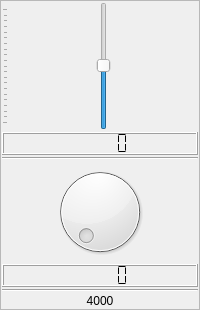
                     <widget class="QFrame" name="verticalFrame_24">
                      <property name="frameShape">
                       <enum>QFrame::StyledPanel</enum>
                      </property>
                      <layout class="QVBoxLayout" name="verticalLayout_26">
                       <property name="spacing">
                        <number>2</number>
                       </property>
                       <property name="leftMargin">
                        <number>1</number>
                       </property>
                       <property name="topMargin">
                        <number>1</number>
                       </property>
                       <property name="rightMargin">
                        <number>1</number>
                       </property>
                       <property name="bottomMargin">
                        <number>1</number>
                       </property>
                       <item>
                        <widget class="QSlider" name="eq_sld_21">
                         <property name="sizePolicy">
                          <sizepolicy hsizetype="Preferred" vsizetype="Expanding">
                           <horstretch>0</horstretch>
                           <verstretch>0</verstretch>
                          </sizepolicy>
                         </property>
                         <property name="minimumSize">
                          <size>
                           <width>0</width>
                           <height>128</height>
                          </size>
                         </property>
                         <property name="minimum">
                          <number>-300</number>
                         </property>
                         <property name="maximum">
                          <number>300</number>
                         </property>
                         <property name="singleStep">
                          <number>10</number>
                         </property>
                         <property name="value">
                          <number>1</number>
                         </property>
                         <property name="orientation">
                          <enum>Qt::Vertical</enum>
                         </property>
                         <property name="tickPosition">
                          <enum>QSlider::TicksAbove</enum>
                         </property>
                         <property name="tickInterval">
                          <number>30</number>
                         </property>
                        </widget>
                       </item>
                       <item>
                        <widget class="QLCDNumber" name="lcdNumber_92">
                         <property name="smallDecimalPoint">
                          <bool>true</bool>
                         </property>
                         <property name="segmentStyle">
                          <enum>QLCDNumber::Flat</enum>
                         </property>
                        </widget>
                       </item>
                       <item>
                        <widget class="Line" name="line_82">
                         <property name="orientation">
                          <enum>Qt::Horizontal</enum>
                         </property>
                        </widget>
                       </item>
                       <item>
                        <widget class="QDial" name="dial_21">
                         <property name="maximumSize">
                          <size>
                           <width>16777215</width>
                           <height>16777215</height>
                          </size>
                         </property>
                         <property name="minimum">
                          <number>1</number>
                         </property>
                         <property name="maximum">
                          <number>500</number>
                         </property>
                         <property name="singleStep">
                          <number>10</number>
                         </property>
                        </widget>
                       </item>
                       <item>
                        <widget class="QLCDNumber" name="lcdNumber_51">
                         <property name="smallDecimalPoint">
                          <bool>true</bool>
                         </property>
                         <property name="segmentStyle">
                          <enum>QLCDNumber::Flat</enum>
                         </property>
                        </widget>
                       </item>
                       <item>
                        <widget class="Line" name="line_21">
                         <property name="orientation">
                          <enum>Qt::Horizontal</enum>
                         </property>
                        </widget>
                       </item>
                       <item>
                        <widget class="QLabel" name="label_50">
                         <property name="text">
                          <string>4000</string>
                         </property>
                         <property name="scaledContents">
                          <bool>true</bool>
                         </property>
                         <property name="alignment">
                          <set>Qt::AlignCenter</set>
                         </property>
                        </widget>
                       </item>
                      </layout>
                     </widget>
